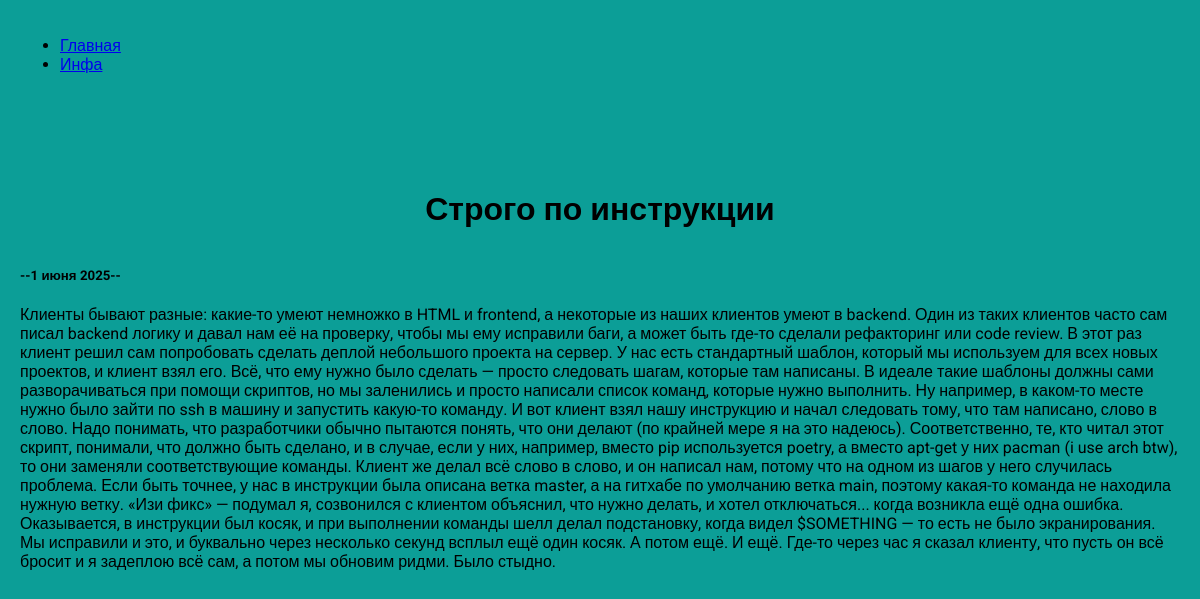
The app's page /info/4/ with its own data.
### info/models.py (models this page shows, shortened)
class Info(models.Model):
    title = models.CharField()
    descriptions = models.TextField()
    date = models.DateField()

### info/views.py (the view)
# urls.py: path('<int:info_id>/', views.info_details, name="info_details"),
def info_details(request, info_id):
    info_d = get_object_or_404(Info, pk=info_id)
    return render(request, "info/info_details.html", {'info_d': info_d})

### info/templates/info/info_details.html
{% extends 'show/base.html' %}
{% load static %}
{% block content %}
<div class="detail">
    <h1>{{ info_d.title }} </h1>
    <h5>--{{ info_d.date|date:'j E Y'  }}--</h5>
    {{ info_d.descriptions }}
</div>
{% endblock %}

### show/static/css/style.css (style rules this page uses)
body { font-family: "Roboto", sans-serif; background: #0c9e97; padding: 0; margin: 0; }
h1 { text-align: center; margin: 60px 0 40px; }

### records on screen
Info: title "Строго по инструкции", date "1 июня 2025", descriptions "Клиенты бывают разные: какие-то умеют немножко в HTML и frontend, а некоторые из наших клиентов умеют в backend. Один из таких клиентов часто сам писал backend логику и давал нам её на проверку, чтобы мы ему исправили баги, а может быть где-то сделали рефакторинг или code review. В этот раз клиент решил сам попробовать сделать деплой небольшого проекта на сервер. У нас есть стандартный шаблон, который мы используем для всех новых проектов, и клиент взял его. Всё, что ему нужно было сделать — просто следовать шагам, которые там написаны. В идеале такие шаблоны должны сами разворачиваться при помощи скриптов, но мы заленились и просто написали список команд, которые нужно выполнить. Ну…"
